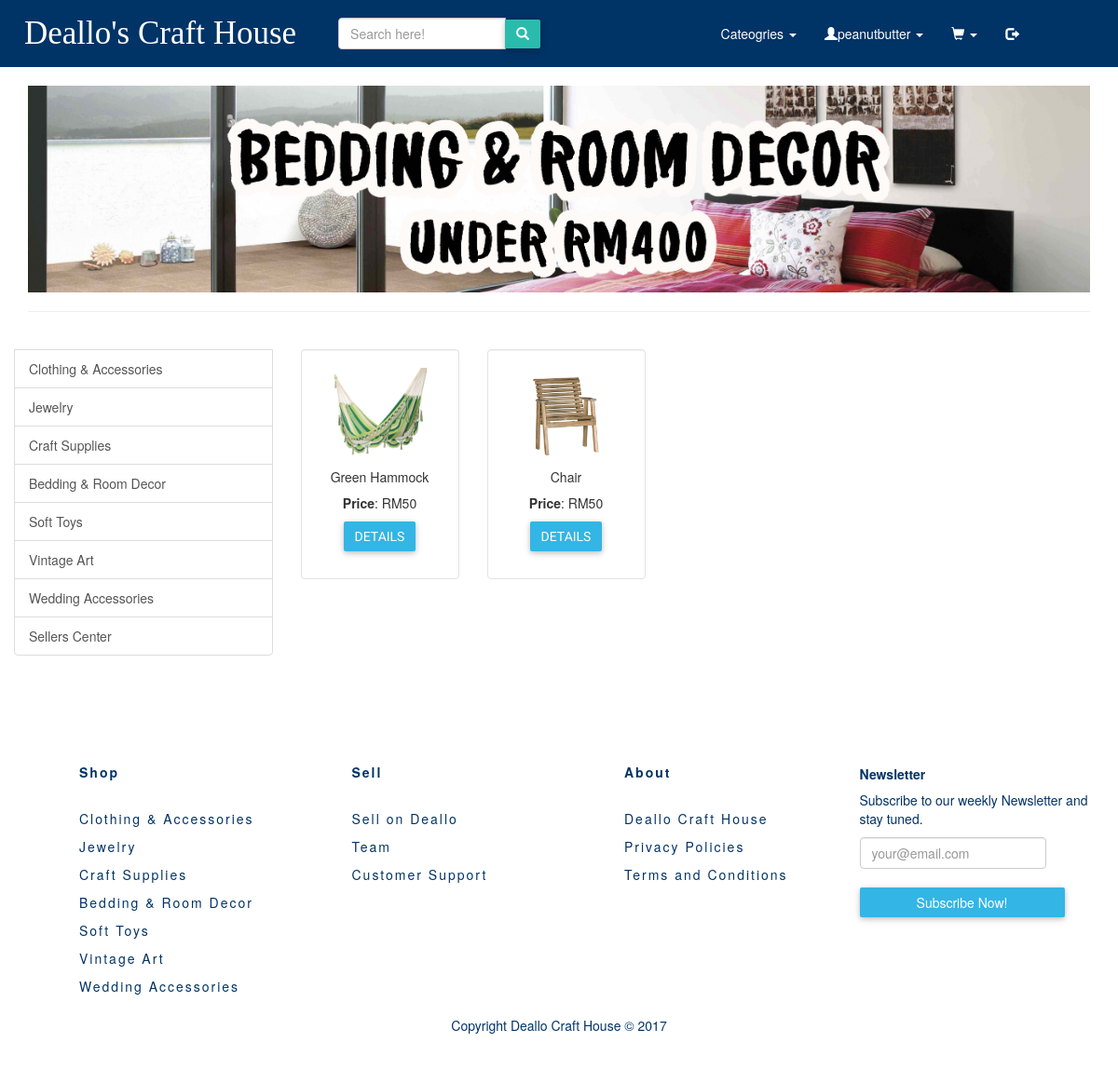
The app's page /pages/products/bedding.php (signed in), older data.
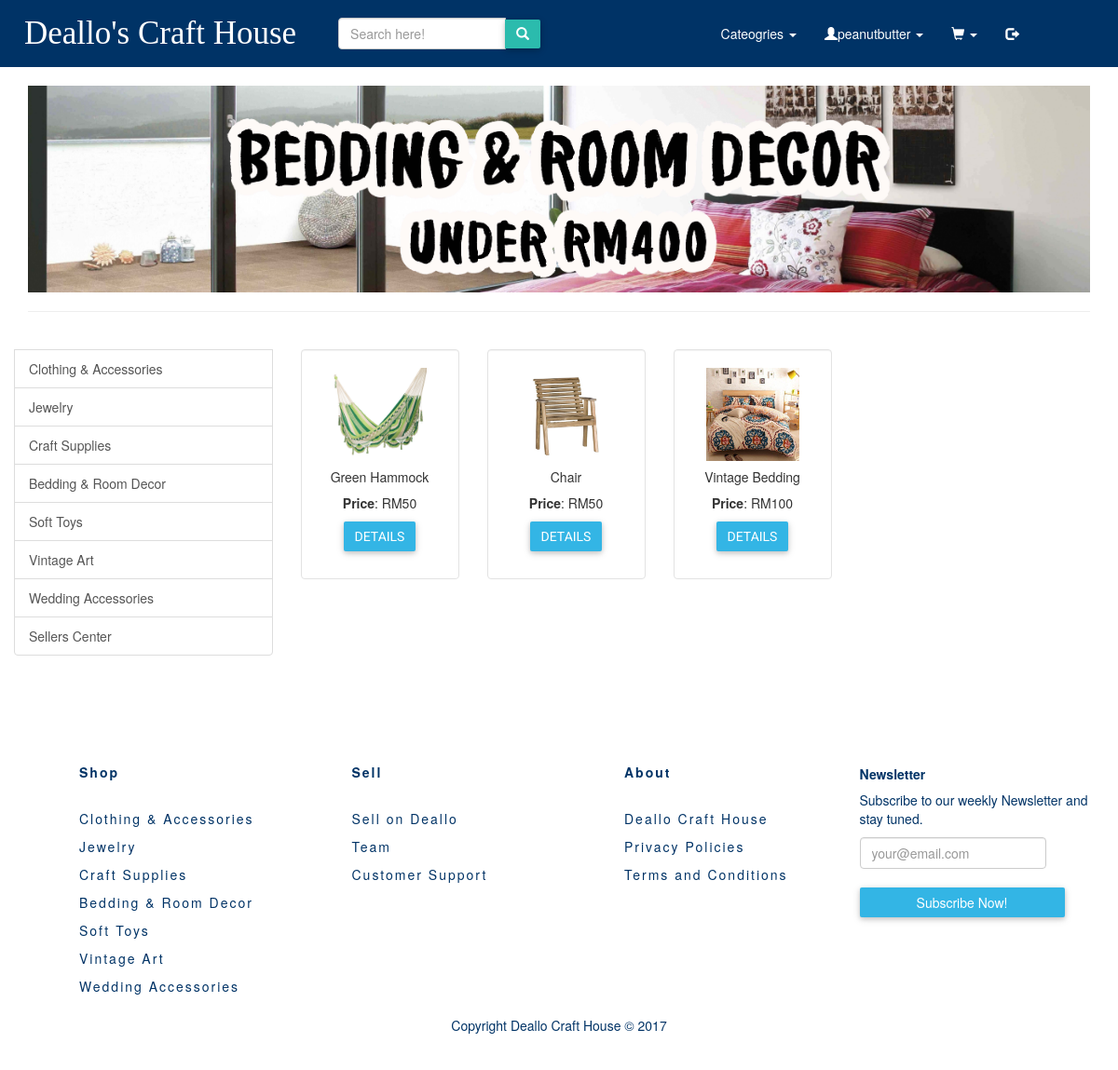
The same page, newer data.
### tables this page shows
CREATE TABLE `product` (
  `id` int(11) NOT NULL,
  `name` varchar(80) NOT NULL,
  `summary` varchar(255) NOT NULL,
  `price` double NOT NULL,
  `quantity` varchar(10) NOT NULL,
  `image` varchar(100) NOT NULL,
  `product_owner` varchar(255) NOT NULL,
  `category` varchar(255) NOT NULL
);

### pages/products/bedding.php (the view, shortened to what this page needs)
<?php include '../../includes/product_config.php' ?>
<!DOCTYPE html>
<html>
<head>
	<link rel="stylesheet=" href="../styles/bootstrap/bootstrap.css">
    <link rel="stylesheet" href="https://maxcdn.bootstrapcdn.com/bootstrap/3.3.7/css/bootstrap.min.css">
    <link rel="stylesheet" type="text/css" href="../../styles/test.css"/>
    <link rel="stylesheet" type="text/css" href="../../styles/footer.css"/>
    <link rel="stylesheet" type="text/css" href="../../styles/buttons.css"/>
</head>
<body>
<?php include "../../templates/navbar_product_pages.php" ?>
<div class="container">
	<div class="row">
        <div class="col-lg-7 col-md-7 col-sm-12 col-xs-12 coverImage">
            <img src="../../images/cover-art/bedroomCover.jpg" alt="Bedding decor cover art" height="100%" class="img-responsive" width="100%"/>
        </div>
    </div>
	<hr/>
	<div class="row">
		<div class="list-group col-lg-3 col-md-3 col-sm-5 col-xs-6">
    <br>
			<a href="clothingAcc.php" class="list-group-item">Clothing &amp; Accessories</a>
			<a href="jewelry.php" class="list-group-item">Jewelry</a>
			<a href="craftSupplies.php" class="list-group-item">Craft Supplies</a>
			<a href="bedding.php" class="list-group-item">Bedding &amp; Room Decor</a>
			<a href="softToys.php" class="list-group-item">Soft Toys</a>
			<a href="vintage.php" class="list-group-item">Vintage Art</a>
			<a href="wedding.php" class="list-group-item">Wedding Accessories</a>
			<a href="../myProducts.php" class="list-group-item">Sellers Center</a>
		</div>
		<br/>
	<div class="row" id="products" >
     <?php
        $stmt = $dbh->prepare('SELECT * FROM product WHERE category= "Bedding & Room Decor" LIMIT 4 OFFSET 0');
        if ($stmt->execute()) {
            while ($row = $stmt->fetch()) {
        ?>
          <div class="col-md-2">
          <div class="well" style="background-color: white;">
              <img src="../../images/product_images/<?php echo $row['image']; ?>" class="img-responsive mx-auto d-block" width="100px" height="100px" />
              <div class="text-center">
                <h5><?php echo $row['name'] ?></h5>
                <p><strong>Price</strong>: RM<?php echo $row['price'] ?><br/></p>
                <p>
                    <button type="button" class="btn btn-info" data-toggle="modal" data-target="#myModal-<?php echo $row['id'] ?>">Details</button>
                </p>
              </div>
          </div>
          </div>
        <?php
            }
        }
        ?>
        </div>
	</div>
	</div>
</body>
 <?php include "../../templates/footer_products.php" ?>
</html>

Row changes from the older to the newer data that the page shows:
added product: image (picture), name "Vintage Bedding", price "100"
